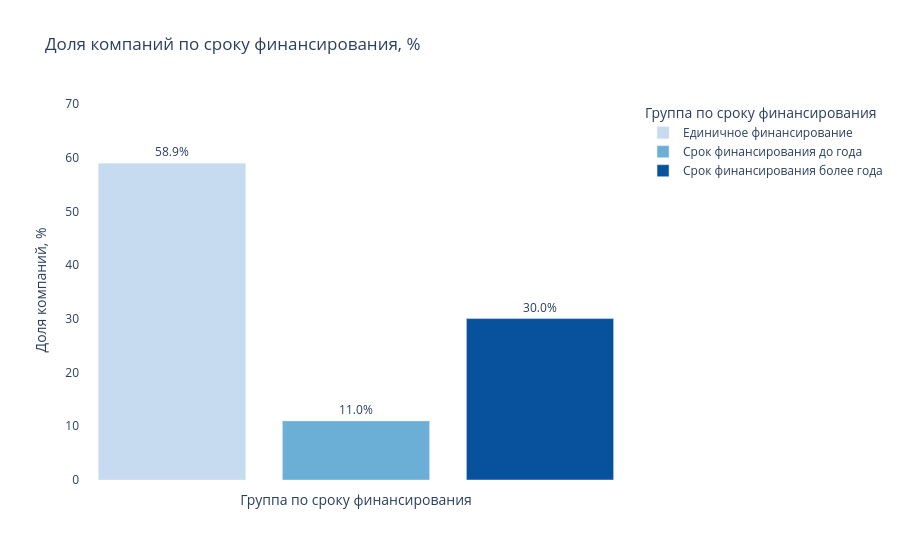
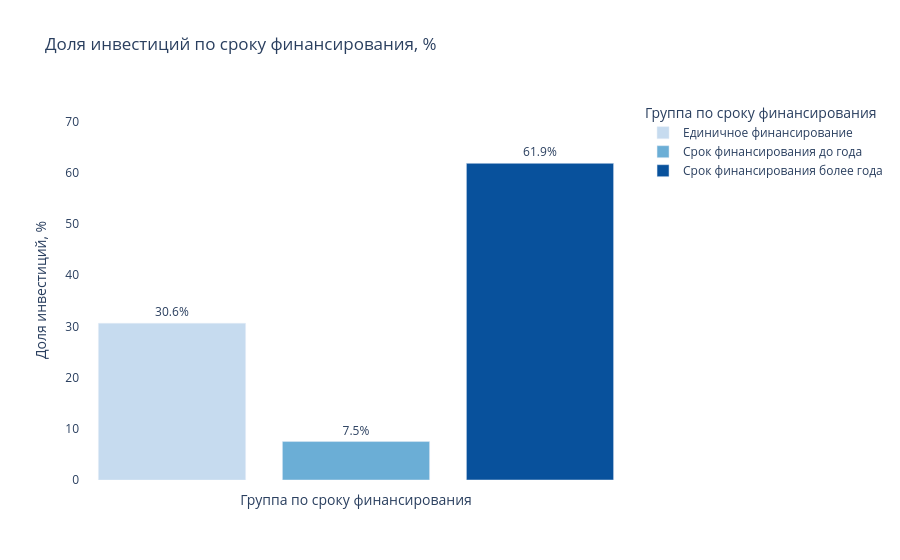

The notebook cell saved with these charts, in order:
### Code cell
# Единая палитра (определим перед графиком)
palette = {
    'Единичное финансирование': '#c6dbef',
    'Срок финансирования до года': '#6baed6',
    'Срок финансирования более года': '#08519c',
}

# График: доля компаний
fig_companies = px.bar(
    group_counts_plot,
    x='funding_group',
    y='share_companies',
    color='funding_group',
    color_discrete_map=palette,
    text='share_companies',
    title='Доля компаний по сроку финансирования, %',
    labels={
        'funding_group': 'Группа по сроку финансирования',
        'share_companies': 'Доля компаний, %',
    },
)

fig_companies.update_traces(texttemplate='%{text:.1f}%', textposition='outside')

max_y_comp = group_counts_plot['share_companies'].max()
fig_companies.update_yaxes(
    range=[0, max_y_comp * 1.2],
    showgrid=False,
    zeroline=False
)

fig_companies.update_xaxes(showgrid=False, zeroline=False, showticklabels=False)

fig_companies.update_layout(
    yaxis_title='Доля компаний, %',
    plot_bgcolor='rgba(0,0,0,0)',
    paper_bgcolor='rgba(0,0,0,0)',
)

fig_companies.show()

# Для наглядности разместим 2 график сразу снизу
# График: доля инвестиций
fig_investments = px.bar(
    group_investments_plot,
    x='funding_group',
    y='share_investments',
    color='funding_group',
    color_discrete_map=palette,
    text='share_investments',
    hover_data=['total_investments'],
    title='Доля инвестиций по сроку финансирования, %',
    labels={
        'funding_group': 'Группа по сроку финансирования',
        'share_investments': 'Доля инвестиций, %',
        'total_investments': 'Суммарный объём инвестиций, USD',
    },
)

fig_investments.update_traces(texttemplate='%{text:.1f}%', textposition='outside')

max_y_inv = group_investments_plot['share_investments'].max()
fig_investments.update_yaxes(
    range=[0, max_y_inv * 1.2],
    showgrid=False,
    zeroline=False
)

fig_investments.update_xaxes(showgrid=False, zeroline=False, showticklabels=False)

fig_investments.update_layout(
    yaxis_title='Доля инвестиций, %',
    plot_bgcolor='rgba(0,0,0,0)',
    paper_bgcolor='rgba(0,0,0,0)',
)

fig_investments.show()

### Figure 1 — Plotly figure (JSON) as saved in the notebook; plotly's stock layout.template omitted (floating-point values rounded to 4 significant figures)
{"data": [{"hovertemplate": "Группа по сроку финансирования=%{x}<br>Доля компаний, %=%{text}<extra></extra>", "legendgroup": "Единичное финансирование", "marker": {"color": "#c6dbef", "pattern": {"shape": ""}}, "name": "Единичное финансирование", "orientation": "v", "showlegend": true, "text": [58.95], "textposition": "outside", "texttemplate": "%{text:.1f}%", "type": "bar", "x": ["Единичное финансирование"], "xaxis": "x", "y": [58.95], "yaxis": "y"}, {"hovertemplate": "Группа по сроку финансирования=%{x}<br>Доля компаний, %=%{text}<extra></extra>", "legendgroup": "Срок финансирования до года", "marker": {"color": "#6baed6", "pattern": {"shape": ""}}, "name": "Срок финансирования до года", "orientation": "v", "showlegend": true, "text": [11.0], "textposition": "outside", "texttemplate": "%{text:.1f}%", "type": "bar", "x": ["Срок финансирования до года"], "xaxis": "x", "y": [11.0], "yaxis": "y"}, {"hovertemplate": "Группа по сроку финансирования=%{x}<br>Доля компаний, %=%{text}<extra></extra>", "legendgroup": "Срок финансирования более года", "marker": {"color": "#08519c", "pattern": {"shape": ""}}, "name": "Срок финансирования более года", "orientation": "v", "showlegend": true, "text": [30.05], "textposition": "outside", "texttemplate": "%{text:.1f}%", "type": "bar", "x": ["Срок финансирования более года"], "xaxis": "x", "y": [30.05], "yaxis": "y"}], "layout": {"barmode": "relative", "legend": {"title": {"text": "Группа по сроку финансирования"}, "tracegroupgap": 0}, "paper_bgcolor": "rgba(0,0,0,0)", "plot_bgcolor": "rgba(0,0,0,0)", "title": {"text": "Доля компаний по сроку финансирования, %"}, "xaxis": {"anchor": "y", "categoryarray": ["Единичное финансирование", "Срок финансирования до года", "Срок финансирования более года"], "categoryorder": "array", "domain": [0, 1], "showgrid": false, "showticklabels": false, "title": {"text": "Группа по сроку финансирования"}, "zeroline": false}, "yaxis": {"anchor": "x", "domain": [0, 1], "range": [0, 70.74], "showgrid": false, "title": {"text": "Доля компаний, %"}, "zeroline": false}}}

### Figure 2 — Plotly figure (JSON) as saved in the notebook; plotly's stock layout.template omitted (floating-point values rounded to 4 significant figures)
{"data": [{"customdata": [[199304424483]], "hovertemplate": "Группа по сроку финансирования=%{x}<br>Доля инвестиций, %=%{text}<br>Суммарный объём инвестиций, USD=%{customdata[0]}<extra></extra>", "legendgroup": "Единичное финансирование", "marker": {"color": "#c6dbef", "pattern": {"shape": ""}}, "name": "Единичное финансирование", "orientation": "v", "showlegend": true, "text": [30.62], "textposition": "outside", "texttemplate": "%{text:.1f}%", "type": "bar", "x": ["Единичное финансирование"], "xaxis": "x", "y": [30.62], "yaxis": "y"}, {"customdata": [[48885981057]], "hovertemplate": "Группа по сроку финансирования=%{x}<br>Доля инвестиций, %=%{text}<br>Суммарный объём инвестиций, USD=%{customdata[0]}<extra></extra>", "legendgroup": "Срок финансирования до года", "marker": {"color": "#6baed6", "pattern": {"shape": ""}}, "name": "Срок финансирования до года", "orientation": "v", "showlegend": true, "text": [7.511], "textposition": "outside", "texttemplate": "%{text:.1f}%", "type": "bar", "x": ["Срок финансирования до года"], "xaxis": "x", "y": [7.511], "yaxis": "y"}, {"customdata": [[402708997604]], "hovertemplate": "Группа по сроку финансирования=%{x}<br>Доля инвестиций, %=%{text}<br>Суммарный объём инвестиций, USD=%{customdata[0]}<extra></extra>", "legendgroup": "Срок финансирования более года", "marker": {"color": "#08519c", "pattern": {"shape": ""}}, "name": "Срок финансирования более года", "orientation": "v", "showlegend": true, "text": [61.87], "textposition": "outside", "texttemplate": "%{text:.1f}%", "type": "bar", "x": ["Срок финансирования более года"], "xaxis": "x", "y": [61.87], "yaxis": "y"}], "layout": {"barmode": "relative", "legend": {"title": {"text": "Группа по сроку финансирования"}, "tracegroupgap": 0}, "paper_bgcolor": "rgba(0,0,0,0)", "plot_bgcolor": "rgba(0,0,0,0)", "title": {"text": "Доля инвестиций по сроку финансирования, %"}, "xaxis": {"anchor": "y", "categoryarray": ["Единичное финансирование", "Срок финансирования до года", "Срок финансирования более года"], "categoryorder": "array", "domain": [0, 1], "showgrid": false, "showticklabels": false, "title": {"text": "Группа по сроку финансирования"}, "zeroline": false}, "yaxis": {"anchor": "x", "domain": [0, 1], "range": [0, 74.24], "showgrid": false, "title": {"text": "Доля инвестиций, %"}, "zeroline": false}}}
